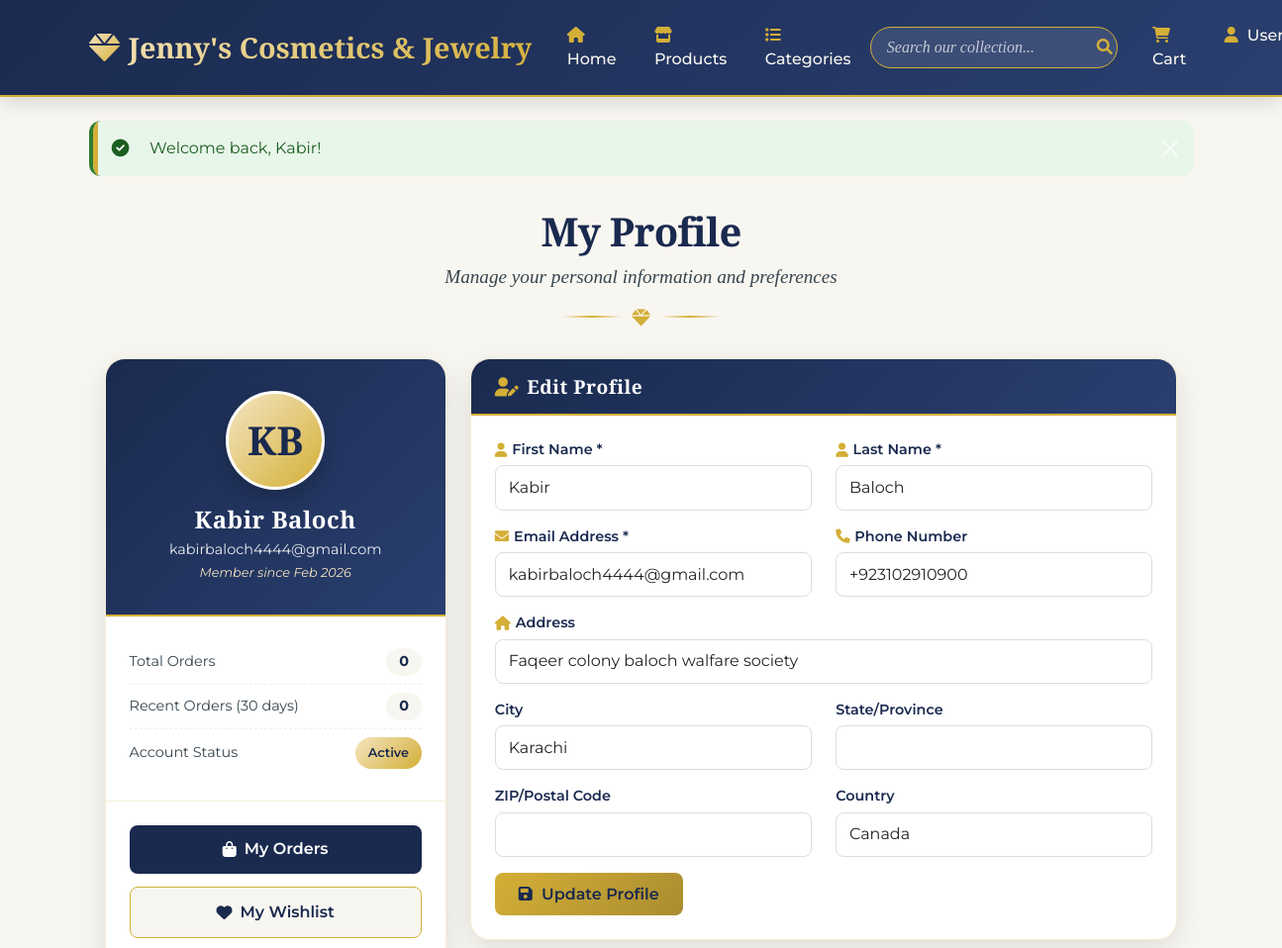
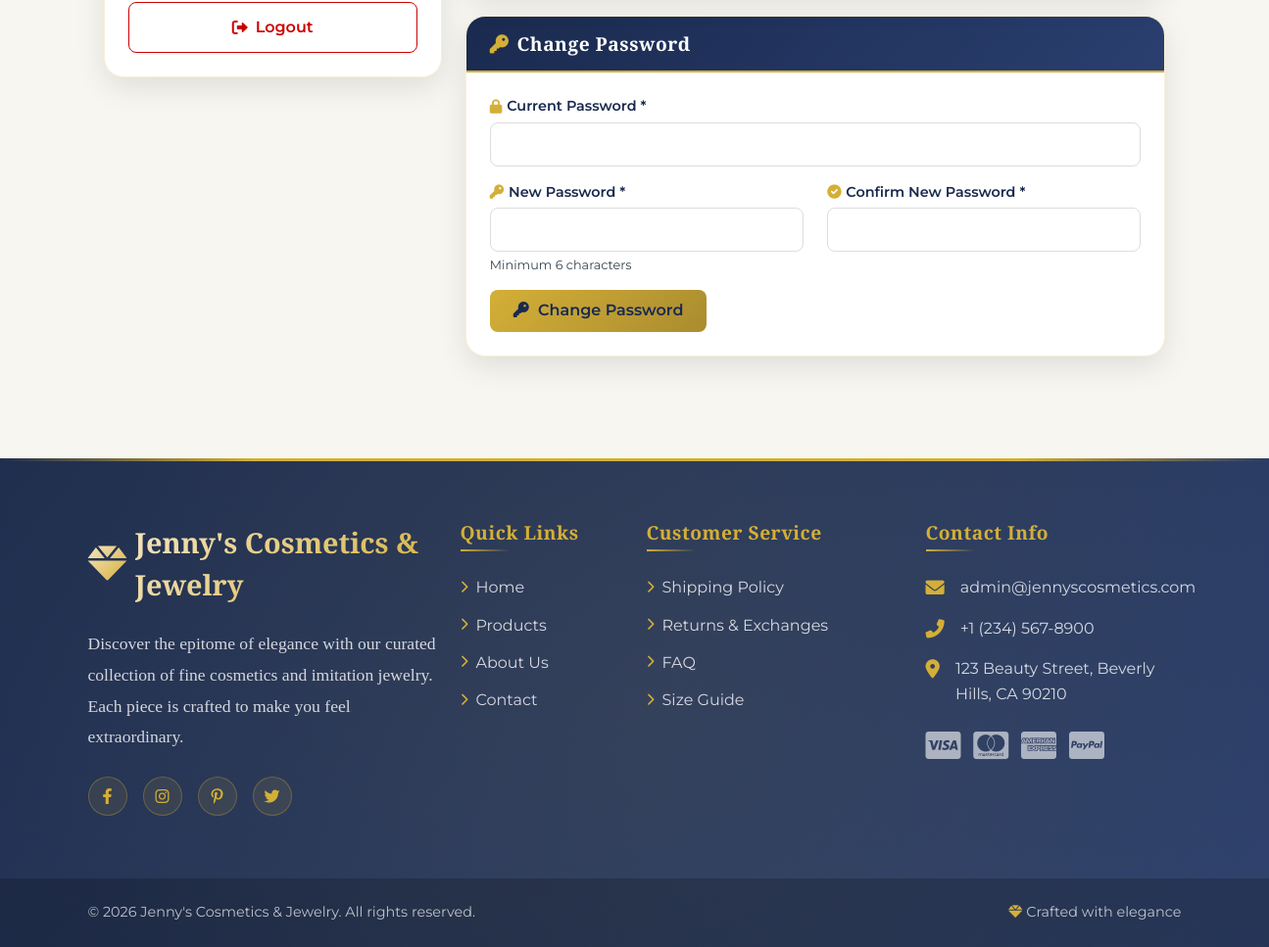
The app's page /profile.php (signed in) with its own data (2 pictures, top to bottom).
### tables this page shows
CREATE TABLE `users` (
  `user_id` int(11) NOT NULL,
  `first_name` varchar(50) NOT NULL,
  `last_name` varchar(50) NOT NULL,
  `email` varchar(100) NOT NULL,
  `password_hash` varchar(255) NOT NULL,
  `phone_work` varchar(20) DEFAULT NULL,
  `phone_cell` varchar(20) NOT NULL,
  `date_of_birth` date DEFAULT NULL,
  `address_street` varchar(255) NOT NULL,
  `address_city` varchar(100) NOT NULL,
  `address_state` varchar(50) DEFAULT NULL,
  `address_zip` varchar(20) DEFAULT NULL,
  `address_country` varchar(50) DEFAULT 'USA',
  `customer_category` enum('Regular','VIP','Wholesale','Friend_Family') DEFAULT 'Regular',
  `remarks` text DEFAULT NULL,
  `registration_date` timestamp NOT NULL DEFAULT current_timestamp(),
  `last_login` timestamp NULL DEFAULT NULL,
  `is_active` tinyint(1) DEFAULT 1,
  `total_orders` int(11) DEFAULT 0,
  `total_spent` decimal(10,2) DEFAULT 0.00
);

### profile.php (the view, shortened to what this page needs)
<?php
require_once 'config/database.php';
$user_id = $_SESSION['user_id'];
$user_query = "SELECT * FROM users WHERE user_id = $user_id";
$user_result = mysqli_query($connection, $user_query);
$user = mysqli_fetch_assoc($user_result);
$recent_orders_query = "SELECT COUNT(*) as order_count FROM orders
                        WHERE user_id = $user_id
                        AND order_date >= DATE_SUB(NOW(), INTERVAL 30 DAY)";
$recent_orders_result = mysqli_query($connection, $recent_orders_query);
$recent_orders = mysqli_fetch_assoc($recent_orders_result);
include 'includes/header.php';
?>
<div class="profile-container">
    <div class="page-header" data-aos="fade-up">
        <h1>My Profile</h1>
        <p>Manage your personal information and preferences</p>
        <div class="header-decoration">
            <span></span>
            <i class="fas fa-gem"></i>
            <span></span>
        </div>
    </div>
    <div class="row">
        <div class="col-lg-4">
            <div class="profile-sidebar-card" data-aos="fade-right">
                <div class="profile-avatar-wrapper">
                    <div class="profile-avatar">
                        <?php echo strtoupper(substr($user['first_name'], 0, 1) . substr($user['last_name'], 0, 1)); ?>
                    </div>
                    <h4 class="profile-name"><?php echo htmlspecialchars($user['first_name'] . ' ' . $user['last_name']); ?></h4>
                    <div class="profile-email"><?php echo htmlspecialchars($user['email']); ?></div>
                    <div class="profile-member-since">Member since <?php echo date('M Y', strtotime($user['registration_date'])); ?></div>
                </div>
                <div class="profile-stats">
                    <div class="stat-item">
                        <span class="stat-label">Total Orders</span>
                        <?php
                        $total_orders_query = "SELECT COUNT(*) as total FROM orders WHERE user_id = $user_id";
                        $total_orders_result = mysqli_query($connection, $total_orders_query);
                        $total_orders = mysqli_fetch_assoc($total_orders_result);
                        ?>
                        <span class="stat-value"><?php echo $total_orders['total']; ?></span>
                    </div>
                    <div class="stat-item">
                        <span class="stat-label">Recent Orders (30 days)</span>
                        <span class="stat-value"><?php echo $recent_orders['order_count']; ?></span>
                    </div>
                    <div class="stat-item">
                        <span class="stat-label">Account Status</span>
                        <span class="badge-stats">Active</span>
                    </div>
                </div>
                <div class="profile-actions">
                    <a href="orders.php" class="btn-profile orders">
                        <i class="fas fa-shopping-bag"></i> My Orders
                    </a>
                    <a href="wishlist.php" class="btn-profile wishlist">
                        <i class="fas fa-heart"></i> My Wishlist
                    </a>
                    <a href="logout.php" class="btn-profile logout" onclick="return confirm('Are you sure you want to logout?')">
                        <i class="fas fa-sign-out-alt"></i> Logout
                    </a>
                </div>
            </div>
        </div>
        <div class="col-lg-8">
            <div class="profile-content-card" data-aos="fade-up">
                <div class="content-header">
                    <h5><i class="fas fa-user-edit"></i> Edit Profile</h5>
                </div>
                <div class="content-body">
                    <form method="POST" action="">
                        <div class="row">
                            <div class="col-md-6 mb-3">
                                <label for="first_name" class="form-label">
                                    <i class="fas fa-user"></i> First Name *
                                </label>
                                <input type="text" class="form-control" id="first_name" name="first_name"
                                       value="<?php echo htmlspecialchars($user['first_name']); ?>" required>
                            </div>
                            <div class="col-md-6 mb-3">
                                <label for="last_name" class="form-label">
                                    <i class="fas fa-user"></i> Last Name *
                                </label>
                                <input type="text" class="form-control" id="last_name" name="last_name"
                                       value="<?php echo htmlspecialchars($user['last_name']); ?>" required>
                            </div>
                        </div>
                        <div class="row">
                            <div class="col-md-6 mb-3">
                                <label for="email" class="form-label">
                                    <i class="fas fa-envelope"></i> Email Address *
                                </label>
                                <input type="email" class="form-control" id="email" name="email"
                                       value="<?php echo htmlspecialchars($user['email']); ?>" required>
                            </div>
                            <div class="col-md-6 mb-3">
                                <label for="phone" class="form-label">
                                    <i class="fas fa-phone"></i> Phone Number
                                </label>
                                <input type="tel" class="form-control" id="phone" name="phone"
                                       value="<?php echo htmlspecialchars($user['phone_cell'] ?? ''); ?>">
                            </div>
                        </div>
                        <div class="mb-3">
                            <label for="address" class="form-label">
                                <i class="fas fa-home"></i> Address
                            </label>
                            <input type="text" class="form-control" id="address" name="address"
                                   value="<?php echo htmlspecialchars($user['address_street'] ?? ''); ?>">
                        </div>
                        <div class="row">
                            <div class="col-md-6 mb-3">
                                <label for="city" class="form-label">City</label>
                                <input type="text" class="form-control" id="city" name="city"
                                       value="<?php echo htmlspecialchars($user['address_city'] ?? ''); ?>">
                            </div>
                            <div class="col-md-6 mb-3">
                                <label for="state" class="form-label">State/Province</label>
                                <input type="text" class="form-control" id="state" name="state"
                                       value="<?php echo htmlspecialchars($user['address_state'] ?? ''); ?>">
                            </div>
                        </div>
                        <div class="row">
                            <div class="col-md-6 mb-3">
                                <label for="zip_code" class="form-label">ZIP/Postal Code</label>
                                <input type="text" class="form-control" id="zip_code" name="zip_code"
                                       value="<?php echo htmlspecialchars($user['address_zip'] ?? ''); ?>">
                            </div>
                            <div class="col-md-6 mb-3">
                                <label for="country" class="form-label">Country</label>
                                <input type="text" class="form-control" id="country" name="country"
                                       value="<?php echo htmlspecialchars($user['address_country'] ?? ''); ?>">
                            </div>
                        </div>
                        <button type="submit" name="update_profile" class="btn btn-primary">
                            <i class="fas fa-save"></i> Update Profile
                        </button>
                    </form>
                </div>
            </div>
            <div class="profile-content-card" data-aos="fade-up" data-aos-delay="100">
                <div class="content-header">
                    <h5><i class="fas fa-key"></i> Change Password</h5>
                </div>
                <div class="content-body">
                    <form method="POST" action="">
                        <div class="mb-3">
                            <label for="current_password" class="form-label">
                                <i class="fas fa-lock"></i> Current Password *
                            </label>
                            <input type="password" class="form-control" id="current_password" name="current_password" required>
                        </div>
                        <div class="row">
                            <div class="col-md-6 mb-3">
                                <label for="new_password" class="form-label">
                                    <i class="fas fa-key"></i> New Password *
                                </label>
                                <input type="password" class="form-control" id="new_password" name="new_password" required>
                                <div class="form-text">Minimum 6 characters</div>
                            </div>
                            <div class="col-md-6 mb-3">
                                <label for="confirm_password" class="form-label">
                                    <i class="fas fa-check-circle"></i> Confirm New Password *
                                </label>
                                <input type="password" class="form-control" id="confirm_password" name="confirm_password" required>
                            </div>
                        </div>
                        <button type="submit" name="change_password" class="btn btn-primary">
                            <i class="fas fa-key"></i> Change Password
                        </button>
                    </form>
                </div>
            </div>
        </div>
    </div>
</div>
<?php include 'includes/footer.php'; ?>

### includes/header.php (style rules this page uses)
:root { --gold: #D4AF37; --gold-light: #F4E5C1; --gold-dark: #AA8C2F; --rose-gold: #B76E79; --navy: #1A2A4F; --navy-light: #2A3F6F; --burgundy: #800020; --pearl: #F8F6F0; --charcoal: #36454F; --transition: all 0.4s cubic-bezier(0.165, 0.84, 0.44, 1); }
* { margin: 0; padding: 0; box-sizing: border-box; }
body { font-family: 'Montserrat', sans-serif; background: var(--pearl); color: var(--charcoal); overflow-x: hidden; }
h1, h2, h3, h4, h5, h6 { font-family: 'Playfair Display', serif; letter-spacing: 0.5px; }

### records on screen
users: first_name+last_name "KB", first_name+last_name "Kabir Baloch", email "kabirbaloch4444@gmail.com", registration_date "Feb 2026", first_name "Kabir", last_name "Baloch", phone "+923102910900", address "Faqeer colony baloch walfare society", city "Karachi", country "Canada"

### other values on screen
SITE_NAME "Jenny's Cosmetics & Jewelry"
$_SESSION['success'] "Welcome back, Kabir!"
$total_orders['total'] "0"
$recent_orders['order_count'] "0"
ADMIN_EMAIL "admin@jennyscosmetics.com"
